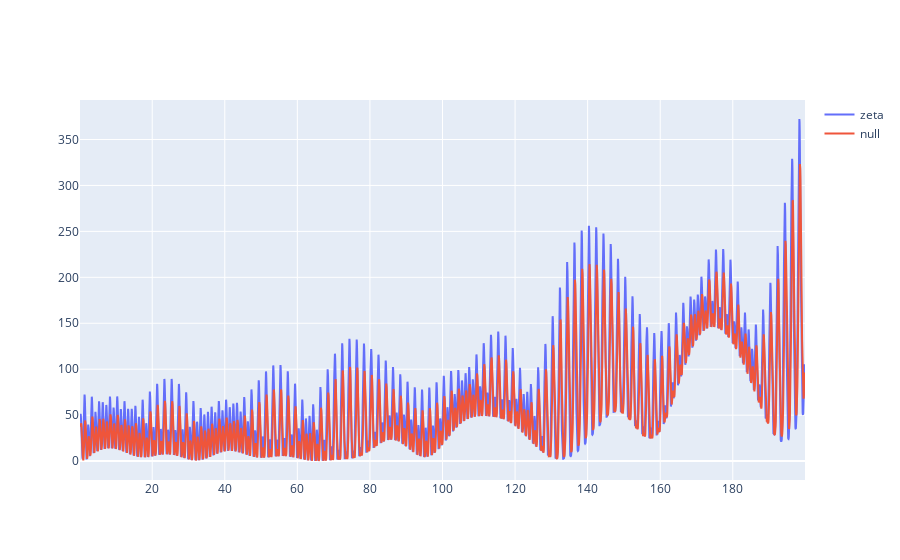

The code cell stored with this chart in its notebook:
### Code cell
error_zeta_trace = go.Scatter(name='zeta',x=master['t'],y=error_zeta.sum(axis=1))
error_null_trace = go.Scatter(name='null',x=master['t'],y=error_null.sum(axis=1))
py.iplot([error_zeta_trace,error_null_trace])

### Figure 1 — Plotly figure (JSON) as saved in the notebook; plotly's stock layout.template omitted (floating-point values rounded to 4 significant figures; data arrays with more than 128 entries replaced by an {"elided": "..."} marker saying what was removed)
{"data": [{"name": "zeta", "type": "scatter", "x": {"elided": "3997 float values"}, "y": {"elided": "3997 float values"}}, {"name": "null", "type": "scatter", "x": {"elided": "3997 float values"}, "y": {"elided": "3997 float values"}}], "layout": {}}
